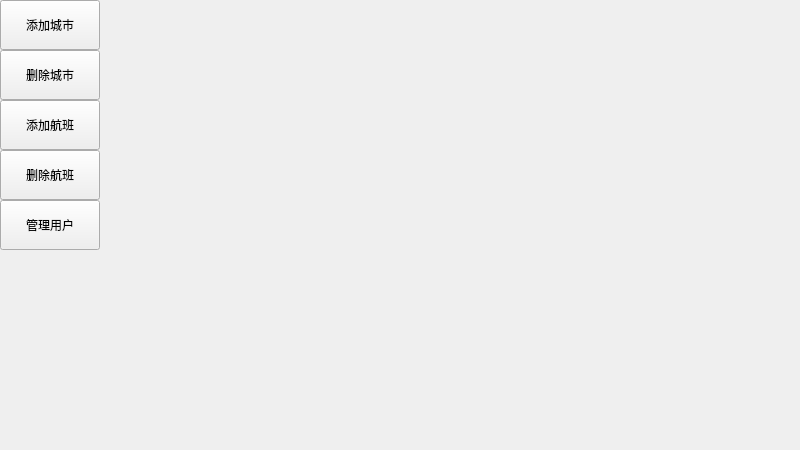
<?xml version="1.0" encoding="UTF-8"?>
<ui version="4.0">
 <class>AdminClass</class>
 <widget class="QWidget" name="AdminClass">
  <property name="geometry">
   <rect>
    <x>0</x>
    <y>0</y>
    <width>800</width>
    <height>450</height>
   </rect>
  </property>
  <property name="windowTitle">
   <string>Admin</string>
  </property>
  <widget class="QPushButton" name="PsBt_City">
   <property name="geometry">
    <rect>
     <x>0</x>
     <y>0</y>
     <width>100</width>
     <height>50</height>
    </rect>
   </property>
   <property name="sizePolicy">
    <sizepolicy hsizetype="Fixed" vsizetype="Fixed">
     <horstretch>0</horstretch>
     <verstretch>0</verstretch>
    </sizepolicy>
   </property>
   <property name="text">
    <string>添加城市</string>
   </property>
  </widget>
  <widget class="QPushButton" name="PsBt_Flight">
   <property name="geometry">
    <rect>
     <x>0</x>
     <y>100</y>
     <width>100</width>
     <height>50</height>
    </rect>
   </property>
   <property name="sizePolicy">
    <sizepolicy hsizetype="Fixed" vsizetype="Fixed">
     <horstretch>0</horstretch>
     <verstretch>0</verstretch>
    </sizepolicy>
   </property>
   <property name="text">
    <string>添加航班</string>
   </property>
  </widget>
  <widget class="QPushButton" name="PsBt_User">
   <property name="geometry">
    <rect>
     <x>0</x>
     <y>200</y>
     <width>100</width>
     <height>50</height>
    </rect>
   </property>
   <property name="text">
    <string>管理用户</string>
   </property>
  </widget>
  <widget class="QPushButton" name="PsBt_delCity">
   <property name="geometry">
    <rect>
     <x>0</x>
     <y>50</y>
     <width>100</width>
     <height>50</height>
    </rect>
   </property>
   <property name="text">
    <string>删除城市</string>
   </property>
  </widget>
  <widget class="QPushButton" name="PsBt_delFlight">
   <property name="geometry">
    <rect>
     <x>0</x>
     <y>150</y>
     <width>100</width>
     <height>50</height>
    </rect>
   </property>
   <property name="text">
    <string>删除航班</string>
   </property>
  </widget>
 </widget>
 <layoutdefault spacing="6" margin="11"/>
 <resources/>
 <connections/>
</ui>
